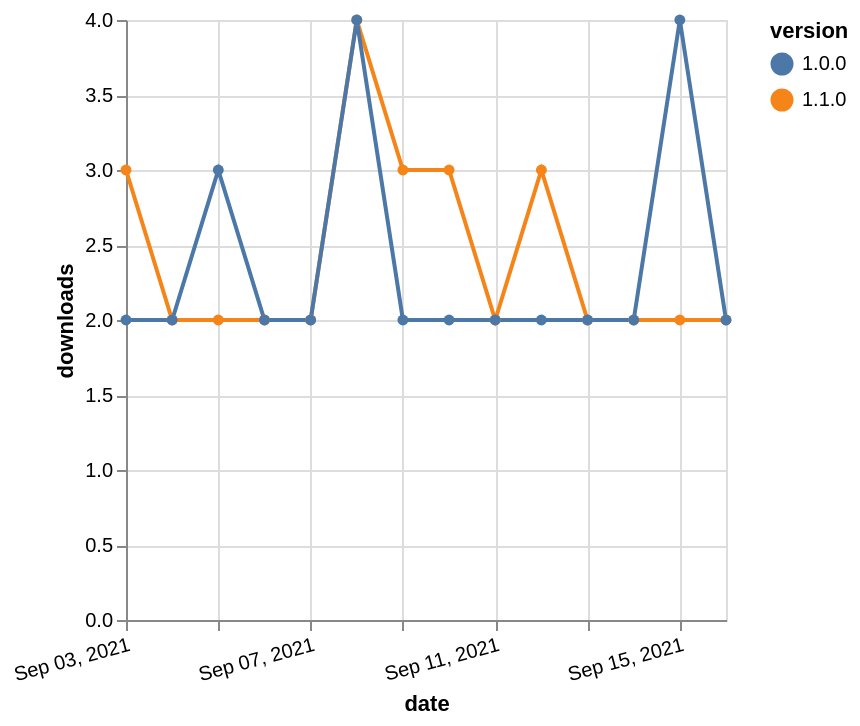

The specification (Vega-Lite) saved for this image:
### Vega-Lite specification from a JSON file in a GitHub repository (floating-point values rounded to 4 significant figures)
{"$schema": "https://vega.github.io/schema/vega-lite/v5.json", "description": "A simple bar chart with embedded data.", "data": {"values": [{"date": "2021-09-03", "total": 3386, "delta": 3, "version": "1.1.0"}, {"date": "2021-09-04", "total": 3388, "delta": 2, "version": "1.1.0"}, {"date": "2021-09-05", "total": 3390, "delta": 2, "version": "1.1.0"}, {"date": "2021-09-06", "total": 3392, "delta": 2, "version": "1.1.0"}, {"date": "2021-09-07", "total": 3394, "delta": 2, "version": "1.1.0"}, {"date": "2021-09-08", "total": 3398, "delta": 4, "version": "1.1.0"}, {"date": "2021-09-09", "total": 3401, "delta": 3, "version": "1.1.0"}, {"date": "2021-09-10", "total": 3404, "delta": 3, "version": "1.1.0"}, {"date": "2021-09-11", "total": 3406, "delta": 2, "version": "1.1.0"}, {"date": "2021-09-12", "total": 3409, "delta": 3, "version": "1.1.0"}, {"date": "2021-09-13", "total": 3411, "delta": 2, "version": "1.1.0"}, {"date": "2021-09-14", "total": 3413, "delta": 2, "version": "1.1.0"}, {"date": "2021-09-15", "total": 3415, "delta": 2, "version": "1.1.0"}, {"date": "2021-09-16", "total": 3417, "delta": 2, "version": "1.1.0"}, {"date": "2021-09-03", "total": 5971, "delta": 2, "version": "1.0.0"}, {"date": "2021-09-04", "total": 5973, "delta": 2, "version": "1.0.0"}, {"date": "2021-09-05", "total": 5976, "delta": 3, "version": "1.0.0"}, {"date": "2021-09-06", "total": 5978, "delta": 2, "version": "1.0.0"}, {"date": "2021-09-07", "total": 5980, "delta": 2, "version": "1.0.0"}, {"date": "2021-09-08", "total": 5984, "delta": 4, "version": "1.0.0"}, {"date": "2021-09-09", "total": 5986, "delta": 2, "version": "1.0.0"}, {"date": "2021-09-10", "total": 5988, "delta": 2, "version": "1.0.0"}, {"date": "2021-09-11", "total": 5990, "delta": 2, "version": "1.0.0"}, {"date": "2021-09-12", "total": 5992, "delta": 2, "version": "1.0.0"}, {"date": "2021-09-13", "total": 5994, "delta": 2, "version": "1.0.0"}, {"date": "2021-09-14", "total": 5996, "delta": 2, "version": "1.0.0"}, {"date": "2021-09-15", "total": 6000, "delta": 4, "version": "1.0.0"}, {"date": "2021-09-16", "total": 6002, "delta": 2, "version": "1.0.0"}]}, "width": "container", "mark": {"type": "line", "point": {"filled": true}}, "encoding": {"x": {"field": "date", "type": "temporal", "timeUnit": "yearmonthdate", "title": "date", "axis": {"labelAngle": -15}}, "y": {"field": "delta", "type": "quantitative", "title": "downloads"}, "color": {"field": "version", "type": "nominal"}, "tooltip": {"field": "delta"}}}
